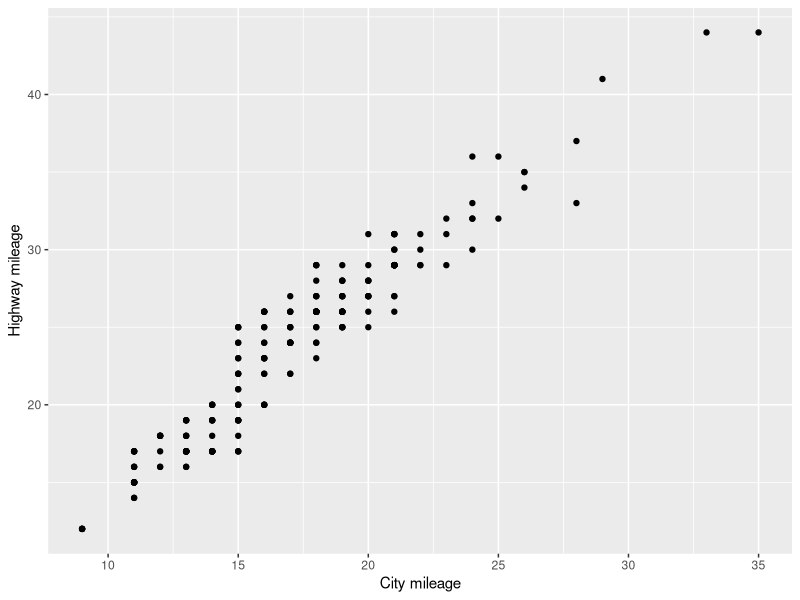
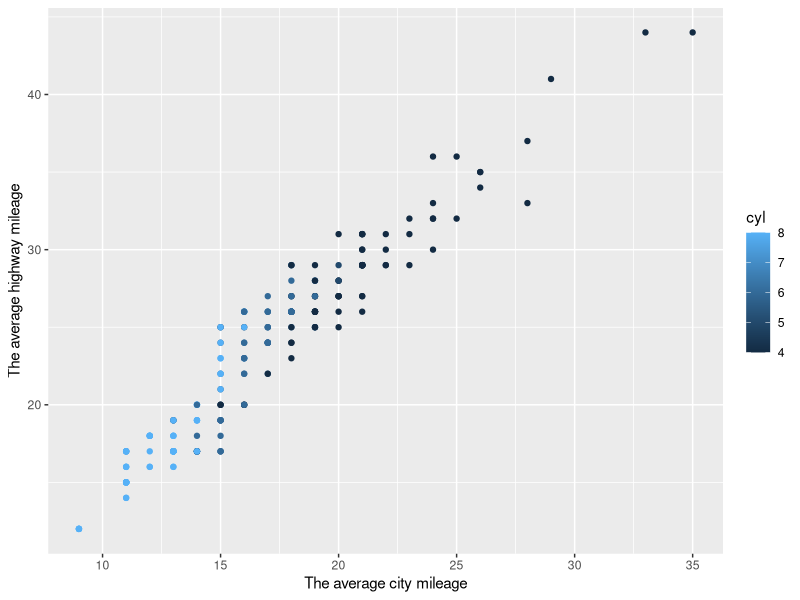
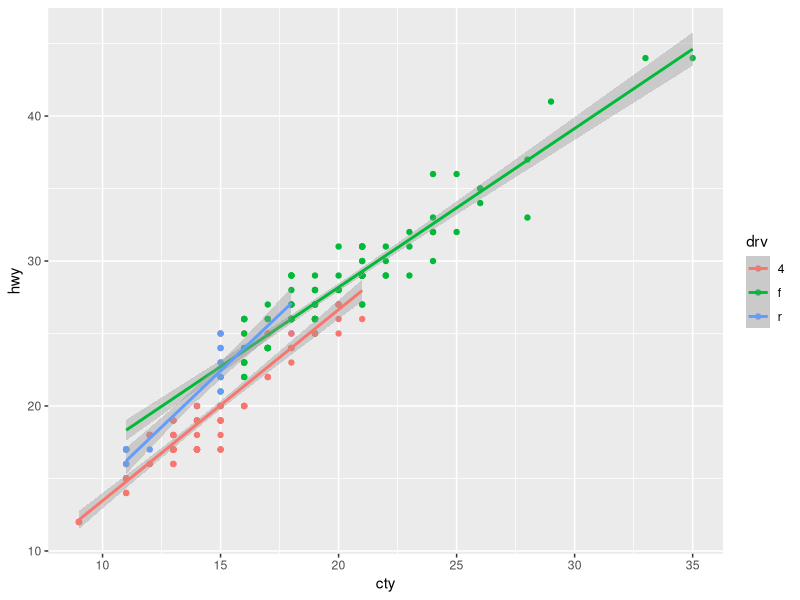
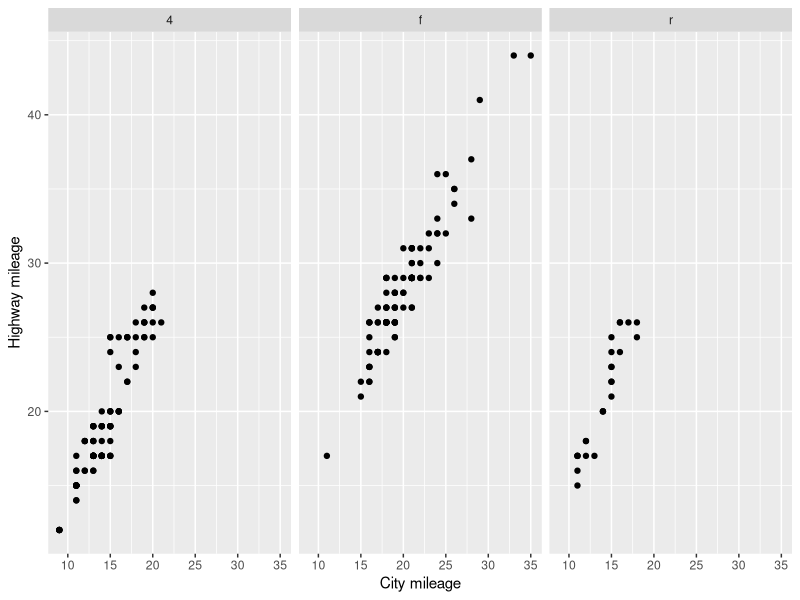
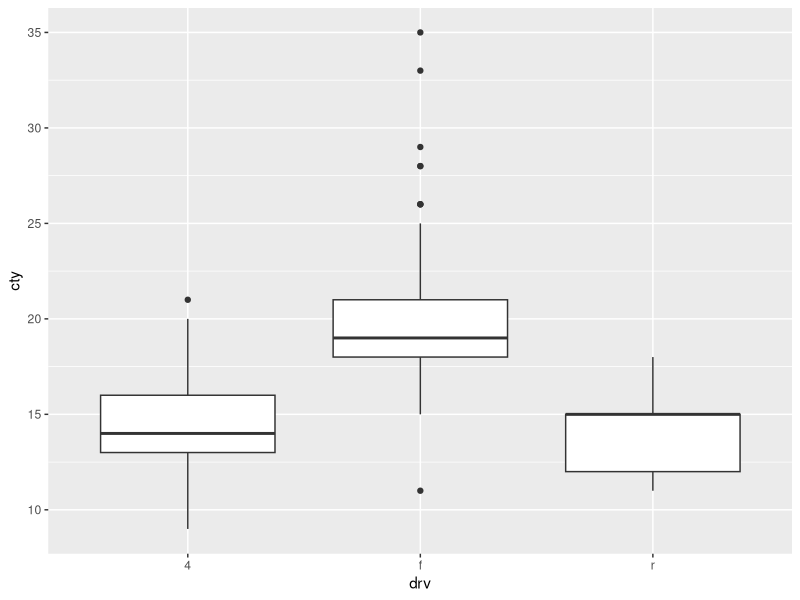
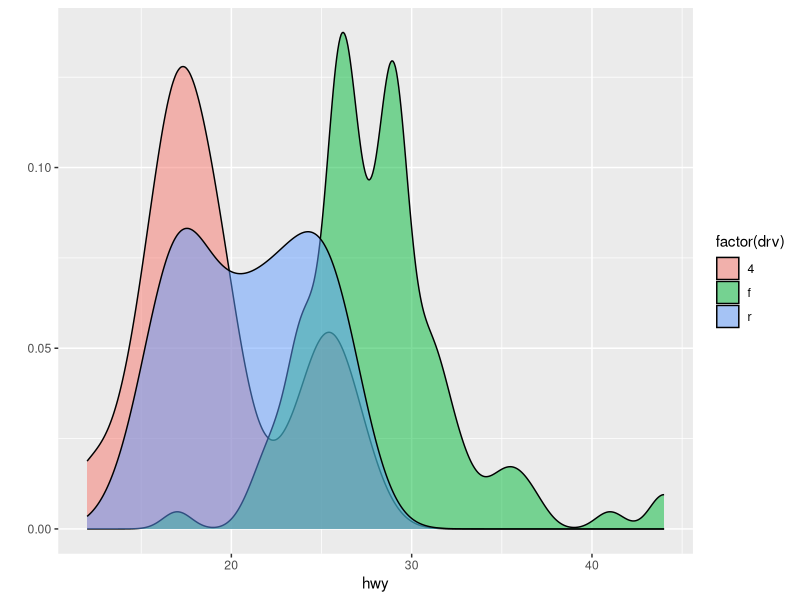
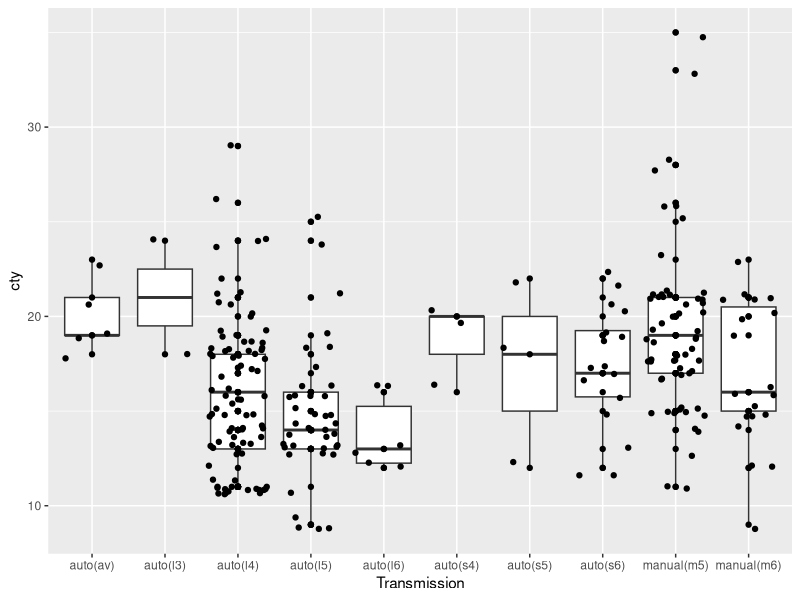

Source code (R) for these figures, in order:
## ---- chunk 1
knitr::opts_chunk$set(echo = F, fig.align='center')
library(ggplot2)
## ---- chunk 2
data(mpg)
qplot(x=cty,y=hwy,data=mpg, xlab = "City mileage",ylab="Highway mileage")

## ---- chunk 3
data(mpg)
qplot(x=cty,y=hwy,data=mpg, xlab = "The average city mileage",ylab="The average highway mileage", colour = cyl)

## ---- chunk 4
ggplot(mpg,aes(x=cty,y=hwy,colour=drv))+geom_point()+geom_smooth(method = lm)
## ---- chunk 5
data(mpg)
qplot(x=cty,y=hwy,data=mpg, xlab = "City mileage",ylab="Highway mileage",facets = .~ factor(drv) )

## ---- chunk 6
ggplot(data=mpg, aes(y=cty,x=factor(drv))) + geom_boxplot() +labs(x="drv", y="cty")
## ---- chunk 7
qplot(hwy, data=mpg, geom ="density", fill=factor(drv), alpha=I(1/2))
## ---- chunk 8
qplot(trans,cty, data=mpg, geom =c("boxplot","point","jitter"),xlab ="Transmission")
